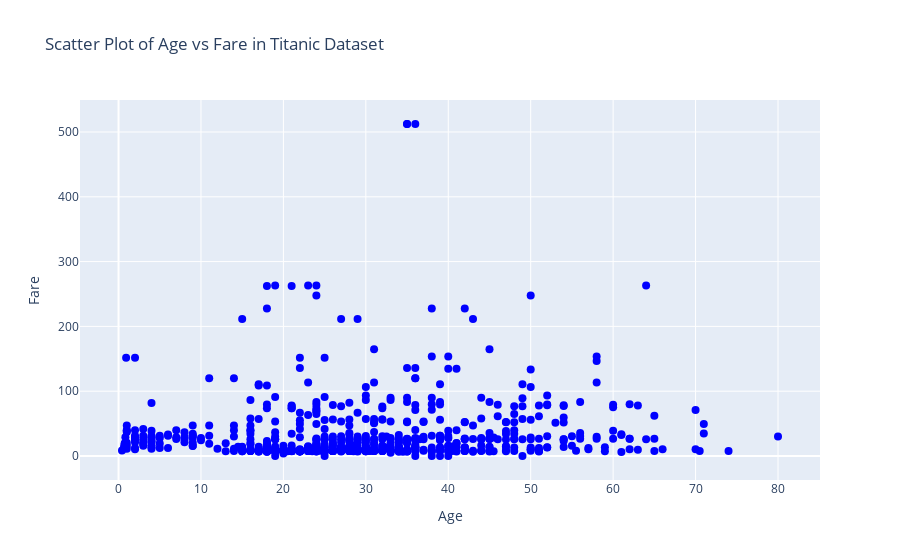

The code cell stored with this chart in its notebook:
### Markdown cell above
Q-1

### Code cell
import seaborn as sns
import plotly.graph_objects as go

# Load the Titanic dataset from seaborn
titanic = sns.load_dataset("titanic")

# Create a scatter plot using Plotly Graph Objects
fig = go.Figure()

fig.add_trace(go.Scatter(x=titanic["age"], y=titanic["fare"], mode='markers',
                         marker=dict(color='blue', size=8),
                         text=titanic["class"],
                         name="Scatter Plot"))

# Update layout
fig.update_layout(title="Scatter Plot of Age vs Fare in Titanic Dataset",
                  xaxis_title="Age",
                  yaxis_title="Fare")

# Show the plot
fig.show()

### Figure 1 — Plotly figure (JSON) as saved in the notebook; plotly's stock layout.template omitted (floating-point values rounded to 4 significant figures; data arrays with more than 128 entries replaced by an {"elided": "..."} marker saying what was removed)
{"data": [{"marker": {"color": "blue", "size": 8}, "mode": "markers", "name": "Scatter Plot", "text": {"elided": "891 str values"}, "type": "scatter", "x": {"elided": "891 float values"}, "y": {"elided": "891 float values"}}], "layout": {"title": {"text": "Scatter Plot of Age vs Fare in Titanic Dataset"}, "xaxis": {"title": {"text": "Age"}}, "yaxis": {"title": {"text": "Fare"}}}}
